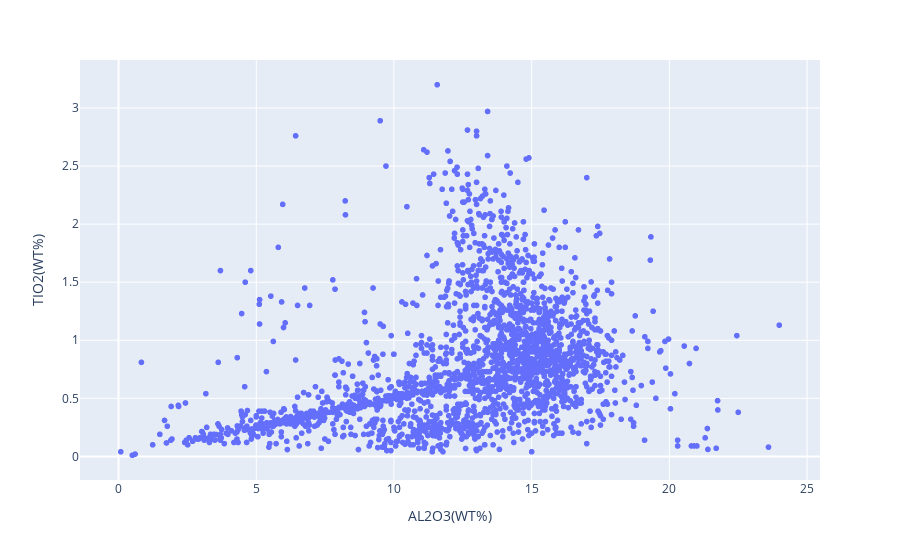

Notebook code cell kept with this figure:
### Code cell
px.scatter(dataframe, x="AL2O3(WT%)", y="TIO2(WT%)")

### Figure 1 — Plotly figure (JSON) as saved in the notebook; plotly's stock layout.template omitted (floating-point values rounded to 4 significant figures; data arrays with more than 128 entries replaced by an {"elided": "..."} marker saying what was removed)
{"data": [{"hovertemplate": "AL2O3(WT%)=%{x}<br>TIO2(WT%)=%{y}<extra></extra>", "legendgroup": "", "marker": {"color": "#636efa", "symbol": "circle"}, "mode": "markers", "name": "", "showlegend": false, "type": "scattergl", "x": {"elided": "2191 float values"}, "xaxis": "x", "y": {"elided": "2191 float values"}, "yaxis": "y"}], "layout": {"legend": {"tracegroupgap": 0}, "margin": {"t": 60}, "xaxis": {"anchor": "y", "domain": [0, 1], "title": {"text": "AL2O3(WT%)"}}, "yaxis": {"anchor": "x", "domain": [0, 1], "title": {"text": "TIO2(WT%)"}}}}
